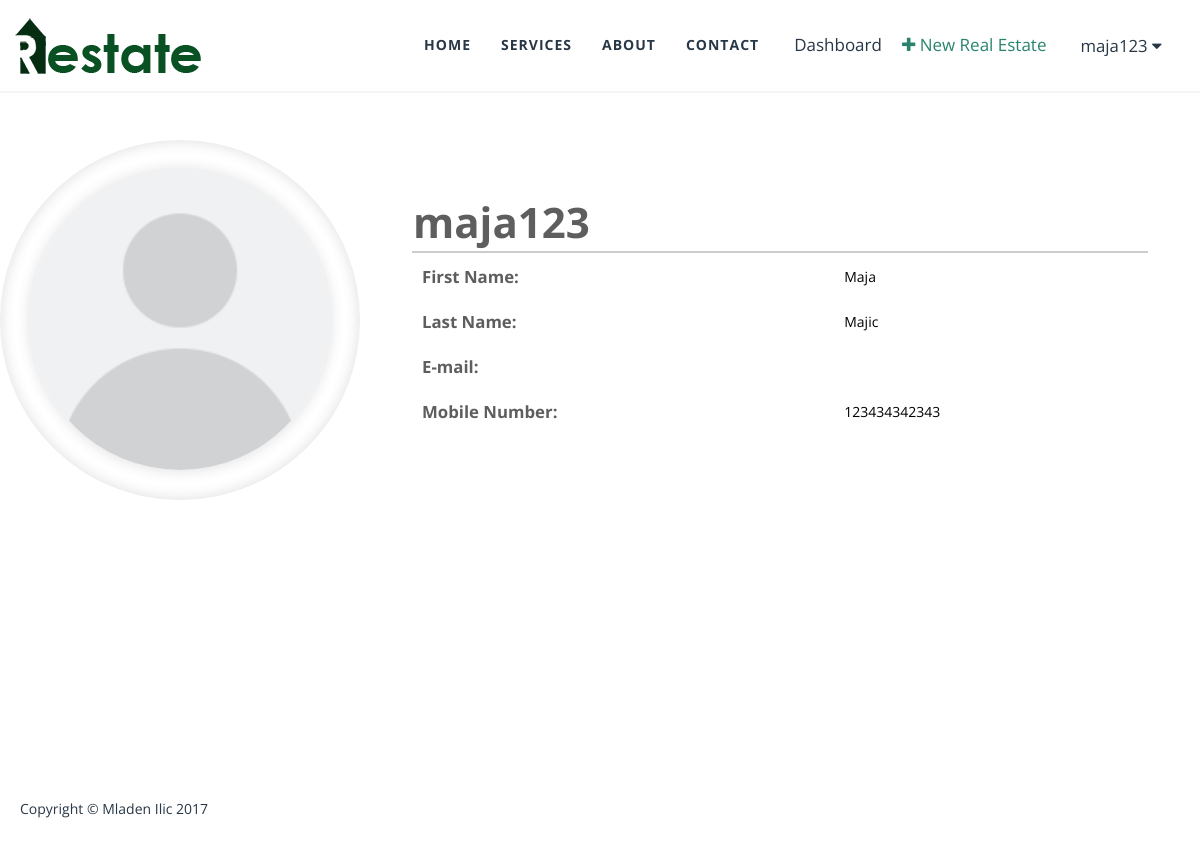
Screenshot of /profile.php (signed in) with the database file from the repository.
### tables this page shows
CREATE TABLE `users` (
  `id` int(100) NOT NULL,
  `username` varchar(100) NOT NULL,
  `password` varchar(100) NOT NULL,
  `first_name` varchar(100) NOT NULL,
  `last_name` varchar(100) NOT NULL,
  `mobile_number` varchar(20) NOT NULL,
  `email` varchar(100) NOT NULL,
  `avatar` varchar(500) NOT NULL,
  `id_role` int(2) NOT NULL,
  `active` int(1) NOT NULL
);

### profile.php (the view, shortened to what this page needs)
<?php
if (isset($_SESSION['usr_id'])) { ?>
<?php include_once("/header.php"); ?>
    <section class="profile_main">
        <div class="profile_container">
        <?php
            $user_id = $_SESSION["usr_id"];
            $sql = "SELECT * FROM users where id=".$user_id;
            $result = mysqli_query($con, $sql);
            while($row = mysqli_fetch_assoc($result)) {
            	$image = $row['avatar'];
            ?>
            <div class="profile_img_cont">
                <div class="profile_img">
                    <?php if(!empty($image)) { ?>
					    <img src="/uploads/user_images/<?=$image?>" alt="profile_image">
					<?php } else { ?>
					    <img src="/uploads/user_images/user.png" alt="profile_image">
					<?php } ?>
                </div>
            </div>
            <div class="profile_info">
                <table id="profile_table">
                	<tr>
                		<th colspan="2"><h1><?=$row['username']?></h1></th>
                	</tr>
                	<tr>
                		<td><h6>First Name:</h6></td>
                		<td><?=$row['first_name']?></td>
                	</tr>
                	<tr>
                		<td><h6>Last Name:</h6></td>
                		<td><?=$row['last_name']?></td>
                	</tr>
                	<tr>
                		<td><h6>E-mail:</h6></td>
                		<td><?=$row['email']?></td>
                	</tr>
                	<tr>
                		<td><h6>Mobile Number:</h6></td>
                		<td><?=$row['mobile_number']?></td>
                	</tr>
                </table>
            </div>
            <?php } ?>
	    </div>
	</section>
<?php include_once("/footer.php"); ?>
<?php } else { header("Location: /index.php"); } ?>

### css/style.css (style rules this page uses)
html { height: 100%; }
body { position: relative; min-height: 100%; padding: 0; margin: 0; font-size: 14px; font-family: 'Open Sans' , Tahoma , sans-serif; }
h1, h2, h3, h4, h5, h6 { margin: 0; padding: 0; color: #5E5E5E; }
h1 { font-size: 3em; }
h6 { font-size: 1.2em; }
img { vertical-align: bottom; }
.profile_main { padding: 0 0 172px 0; }
.profile_container { width: 1200px; margin: 0 auto; overflow: hidden; padding: 140px 0; }
.profile_img_cont { padding: 30px; border-radius: 50%; box-shadow: inset 0 0 15px #ddd; float: left; }
.profile_img img { transition: .4s all ease; border-radius: 50%; box-shadow: 0 0 15px #ddd; width: 300px; height: 300px; }
.profile_info { padding: 50px; float: right; width: 740px; height: 300px; }
#profile_table { width: 100%; }
#profile_table th { border-bottom: 2px solid #ccc; text-align: left; }
#profile_table td { padding: 10px; }
#profile_table tr { box-sizing: border-box; width: 100%; }

### css/smoothproducts.css (style rules this page uses)
html, body { width: 100%; }

### rows the page displays
users: username "maja123", first_name "Maja", last_name "Majic", mobile_number "123434342343"

### other values shown
$_SESSION['usr_name'] "maja123"
